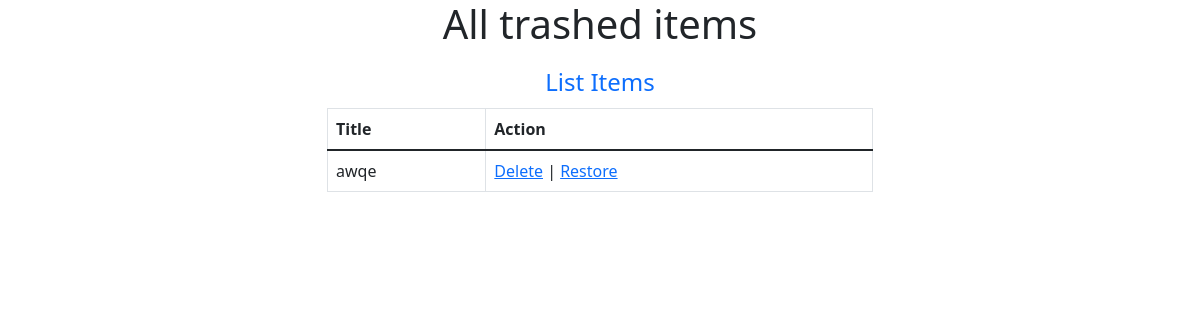
Before: /admin/Products/trash_index.php with the older database file.
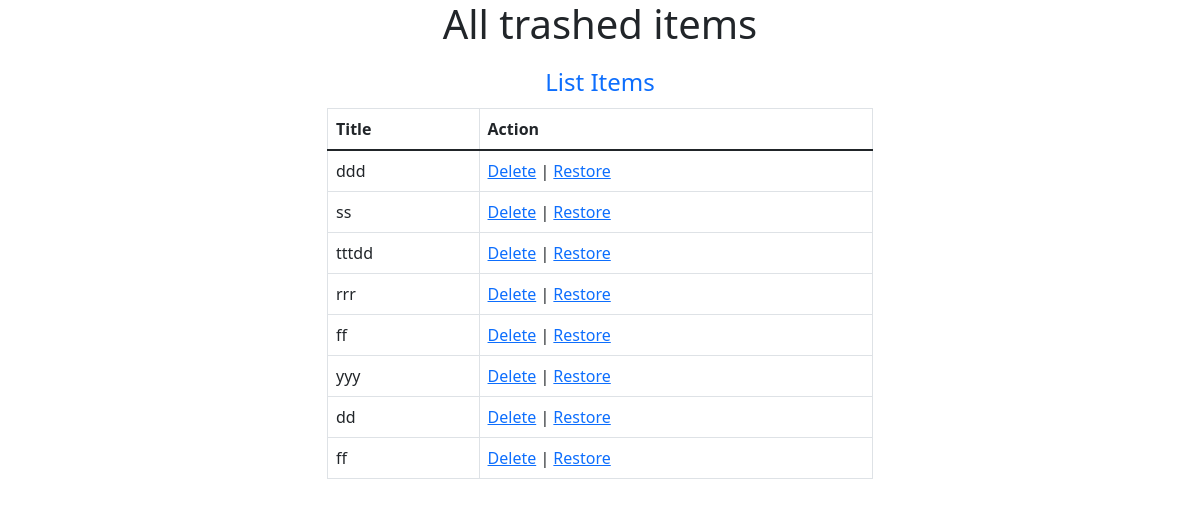
After: the same page with the newer database file.
### tables this page shows
CREATE TABLE `product` (
  `id` int(11) NOT NULL,
  `title` varchar(55) NOT NULL,
  `is_active` tinyint(4) NOT NULL DEFAULT '0',
  `picture` varchar(55) DEFAULT NULL,
  `created_at` datetime NOT NULL DEFAULT CURRENT_TIMESTAMP,
  `modified_at` datetime NOT NULL DEFAULT CURRENT_TIMESTAMP,
  `is_deleted` tinyint(4) DEFAULT '0'
);

### src/Product.php (called while the page is built, shortened)
<?php
class Product
{
    public $conn=null;
    public function __construct()
    {
        $this->conn = new PDO("mysql:host=localhost;dbname=ecommerceseip", 'root', '');
        $this->conn->setAttribute(PDO::ATTR_ERRMODE, PDO::ERRMODE_EXCEPTION);
    }
    public function trash_index(){
    $query = "SELECT * FROM `product` WHERE is_deleted = 1";
    $stmt = $this->conn->prepare($query);
    $result = $stmt->execute();
    $products = $stmt->fetchAll();
    return $products;
}
}

### admin/Products/trash_index.php (the view, shortened to what this page needs)
<?php
$_product = new Product();
$products = $_product->trash_index();
?>
<!doctype html>
<html lang="en">
<head>
    <link href="https://cdn.jsdelivr.net/npm/bootstrap@5.1.3/dist/css/bootstrap.min.css" rel="stylesheet">
</head>
<body>
<section>
    <div class="container">
        <div class="row justify-content-center">
            <div class="col-6">
                <h1 class="text-center">All trashed items</h1>
                <ul class="nav justify-content-center fs-4">
                    <li class="nav-item">
                        <a class="nav-link" href="index.php">List Items</a>
                    </li>
                </ul>
                <table class="table table-bordered">
                    <thead>
                    <tr>
                        <th scope="col">Title</th>
                        <th scope="col">Action</th>
                    </tr>
                    </thead>
                    <tbody>
                    <?php
                    if(count($products)>0):
                    foreach($products as $product):
                    ?>
                    <tr>
                        <td><?= $product['title'];?></td>
                        <td><a href="delete.php?id=<?=$product['id'];?>" onclick="return confirm('Are you sure you want to delete?')">Delete</a> | <a href="restore.php?id=<?=$product['id'];?>" onclick="return confirm('Are you sure you want to restore?')">Restore</a>
                        </td>
                    </tr>
                    <?php
                    endforeach;
                    else:
                    ?>
                    <tr>
                        <td colspan="2">No product is available. <a href="create.php">Click here to add one.</a></td>
                    </tr>
                    <?php
                    endif;
                    ?>
                    </tbody>
                </table>
            </div>
        </div>
    </div>
</section>
</body>
</html>

Changed rows visible on the page:
removed product: title "awqe"
added product: title "ddd"
now on this page (row edited): product: title "ss"
added product: title "tttdd"
added product: title "rrr"
added product: title "ff"
added product: title "yyy"
added product: title "dd"
added product: title "ff"
